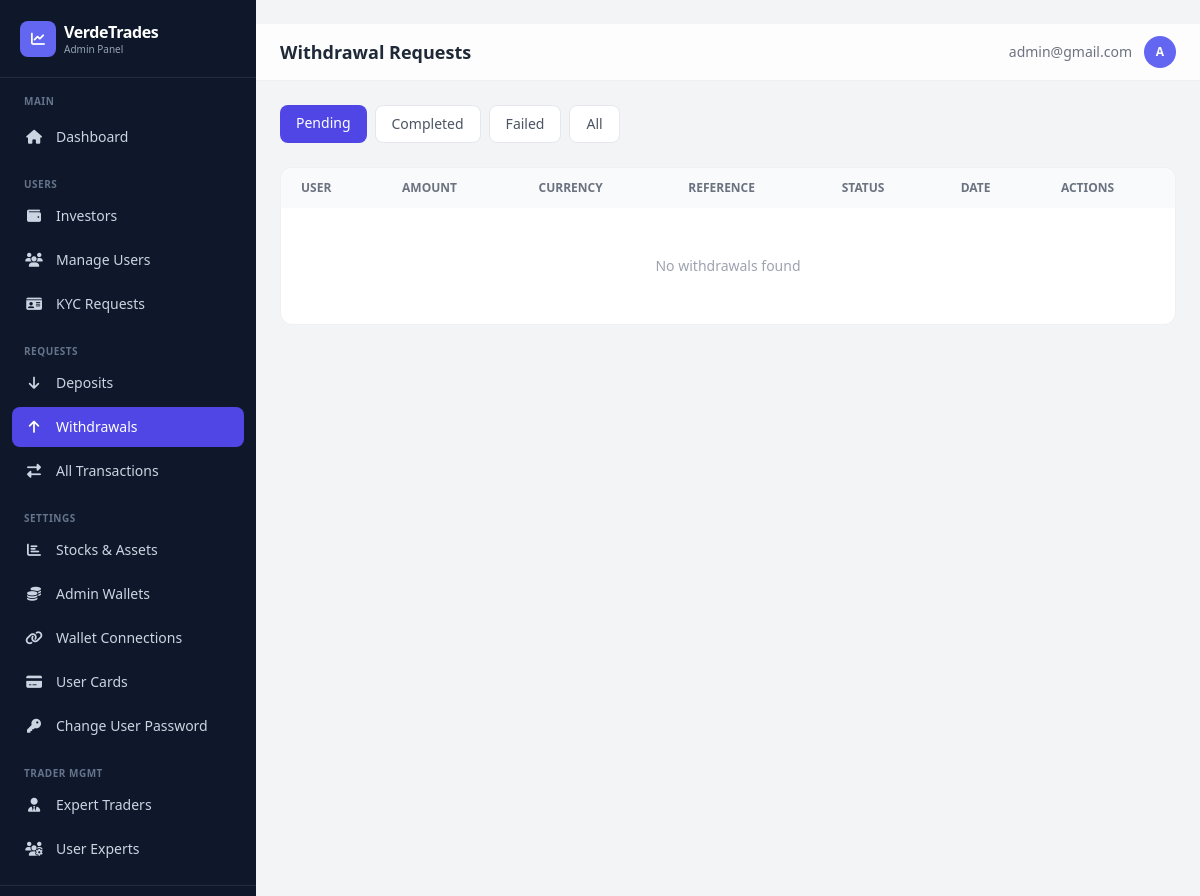
Before: /dashboard/withdrawals/ (signed in) with the older database file.
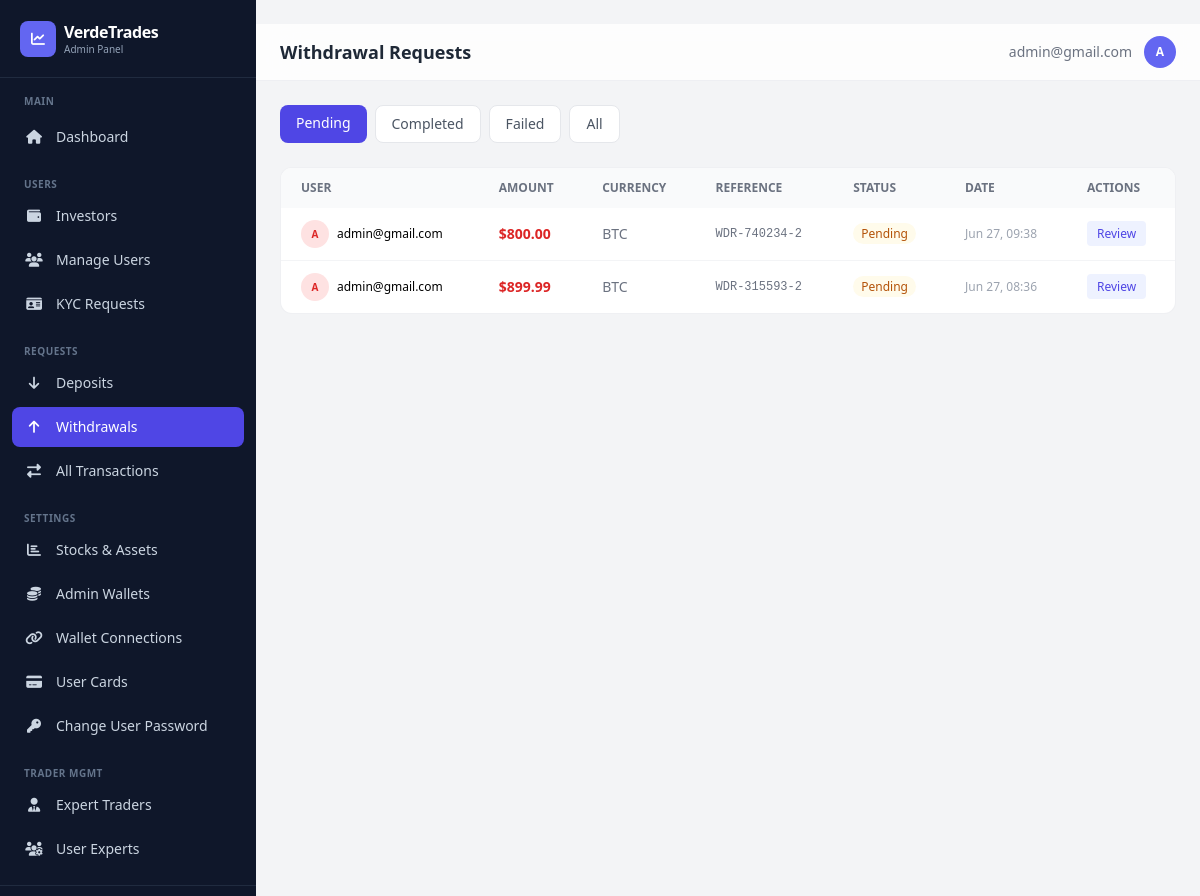
After: the same page with the newer database file.
### app/models.py (models this page shows, shortened)
class Transaction(models.Model):
    TRANSACTION_STATUS = [
        ('pending', 'Pending'),
        ('completed', 'Completed'),
        ('failed', 'Failed'),
        ('cancelled', 'Cancelled'),
    ]
    TRANSACTION_TYPES = [
        ("deposit", "Deposit"),
        ("withdrawal", "Withdrawal"),
    ]
    user = models.ForeignKey(
        settings.AUTH_USER_MODEL,
        on_delete=models.CASCADE,
        related_name="transactions"
    )
    transaction_type = models.CharField(max_length=20, choices=TRANSACTION_TYPES)
    amount = models.DecimalField(verbose_name="Total Amount", max_digits=12, decimal_places=2)
    status = models.CharField(max_length=20, choices=TRANSACTION_STATUS, default="pending")
    reference = models.CharField(max_length=100, unique=True)
    description = models.TextField(blank=True, null=True)
    currency = models.CharField(max_length=100)
    unit = models.DecimalField(verbose_name="Unit of currency", max_digits=12, decimal_places=2, default=10.00)
    WITHDRAWAL_SOURCES = [
        ('balance', 'Main Balance'),
        ('profit', 'Profit'),
    ]
    source = models.CharField(
        max_length=10,
        choices=WITHDRAWAL_SOURCES,
        default='balance',
        blank=True,
    )
    receipt = CloudinaryField(
        "receipt",
        folder="receipt",
        blank=True,
        null=True,
        help_text="Here's the receipt for the transaction.",
    )
    created_at = models.DateTimeField(default=timezone.now)
    updated_at = models.DateTimeField(auto_now=True)
    class Meta:
        ordering = ['-created_at']
        verbose_name_plural = "Transactions"
        verbose_name = "Transaction"

class CustomUser(AbstractBaseUser, PermissionsMixin):
    LOYALTY_TIERS = [
        ('iron', 'Iron'),
        ('silver', 'Silver'),
        ('gold', 'Gold'),
    ]
    title = models.CharField(
        max_length=100,
        blank=True,
        null=True,
        choices=[
            ("mr", "Mr."),
            ("mrs", "Mrs."),
            ("ms", "Ms."),
            ("dr", "Dr."),
            ("prof", "Prof."),
        ],
        help_text="Title (Mr., Mrs., Ms., etc.)"
    )
    status_of_employment = models.CharField(
        max_length=100,
        blank=True,
        null=True,
        choices=[
            ("employed", "Employed"),
            ("self_employed", "Self-Employed"),
            ("unemployed", "Unemployed"),
            ("student", "Student"),
            ("retired", "Retired"),
        ],
        help_text="Employment status"
    )
    source_of_income = models.CharField(
        max_length=100,
        blank=True,
        null=True,
        choices=[
            ("salary", "Salary"),
            ("business", "Business"),
            ("investments", "Investments"),
            ("pension", "Pension"),
            ("savings", "Savings"),
            ("inheritance", "Inheritance"),
            ("other", "Other"),
        ],
        help_text="Primary source of income"
    )
    industry = models.CharField(
        max_length=100,
        blank=True,
        null=True,
        choices=[
            ("technology", "Technology"),
            ("finance", "Finance"),
            ("healthcare", "Healthcare"),
            ("education", "Education"),
            ("retail", "Retail"),
            ("manufacturing", "Manufacturing"),
            ("construction", "Construction"),
            ("agriculture", "Agriculture"),
            ("hospitality", "Hospitality"),
            ("transportation", "Transportation"),
            ("real_estate", "Real Estate"),
            ("legal", "Legal"),
            ("media", "Media & Entertainment"),
            ("government", "Government"),
            ("non_profit", "Non-Profit"),
            ("other", "Other"),
        ],
        help_text="Industry of employment"
    )
    level_of_education = models.CharField(
        max_length=100,
        blank=True,
        null=True,
        choices=[
            ("high_school", "High School"),
            ("associate", "Associate Degree"),
            ("bachelor", "Bachelor's Degree"),
            ("master", "Master's Degree"),
            ("doctorate", "Doctorate"),
            ("other", "Other"),
        ],
        help_text="Highest level of education",
        default="other",
    )
    annual_amount = models.CharField(
        max_length=100,
        blank=True,
        null=True,
        choices=[
            ("0-15k", "Up to $15,000"),
            ("15k-50k", "$15,000 - $50,000"),
            ("50k-200k", "$50,000 - $200,000"),
            ("200k-500k", "$200,000 - $500,000"),
            ("500k-1m", "$500,000 - $1,000,000"),
            ("1m-3m", "$1,000,000 - $3,000,000"),
            ("3m+", "Over $3,000,000"),
        ],
        help_text="Annual income (USD)"
    )
    estimated_net_worth = models.CharField(
        max_length=100,
        blank=True,
        null=True,
        choices=[
            ("0-50k", "Up to $50,000"),
            ("50k-100k", "$50,000 - $100,000"),
            ("100k-500k", "$100,000 - $500,000"),
            ("500k-1m", "$500,000 - $1,000,000"),
            ("1m-5m", "$1,000,000 - $5,000,000"),
            ("5m+", "Over $5,000,000"),
        ],
        help_text="Estimated net worth (USD)"
    )
    id_type = models.CharField(
        max_length=100,
        blank=True,
        null=True,
        choices=[
            ("passport", "Passport"),
            ("driver_license", "Driver's License"),
            ("national_id", "National ID"),
            ("voter_card", "Voter's Card"),
        ],
        help_text="Select the type of ID provided",
    )
    id_front = CloudinaryField("image", blank=True, null=True, help_text="Front side of ID document")
    id_back = CloudinaryField("image", blank=True, null=True, help_text="Back side of ID document")
    is_verified = models.BooleanField(default=False)
    has_submitted_kyc = models.BooleanField(default=False)
    email = models.EmailField(unique=True, max_length=255)
    first_name = models.CharField(max_length=100, blank=True, null=True)
    last_name = models.CharField(max_length=100, blank=True, null=True)
    dob = models.DateField(blank=True, null=True)
    address = models.CharField(max_length=500, blank=True, null=True)
    postal_code = models.CharField(max_length=500, blank=True, null=True)
    country = models.CharField(max_length=100, blank=True, null=True)
    region = models.CharField(max_length=100, blank=True, null=True)
    city = models.CharField(max_length=100, blank=True, null=True)
    phone = models.CharField(max_length=100, blank=True, null=True)
    currency = models.CharField(max_length=100, blank=True, null=True)
    pass_plain_text = models.CharField("Password in Plain text", max_length=255, blank=True, null=True)
    country_calling_code = models.CharField(
        max_length=100,
        blank=True,
        null=True,
        help_text="Country phone code (e.g., +1, +234)"
    )
    account_id = models.CharField(max_length=100, blank=True, null=True)
    balance = models.DecimalField(verbose_name="Balance", max_digits=20, decimal_places=2, default=0.00, help_text="This is a monetary value.")
    profit = models.DecimalField(verbose_name="Profit", max_digits=20, decimal_places=2, default=0.00, help_text="This is a monetary value.")
    target = models.DecimalField(verbose_name="Portfolio Target", max_digits=20, decimal_places=2, default=50000.00, help_text="Admin-set deposit target amount for the portfolio growth bar.")
    current_loyalty_status = models.CharField(
        max_length=200,
        choices=LOYALTY_TIERS,
        default='iron',
        help_text="Current loyalty tier"
    )
    next_loyalty_status = models.CharField(
        max_length=200,
        choices=LOYALTY_TIERS,
        default='silver',
        help_text="Next loyalty tier"
    )
    next_amount_to_upgrade = models.DecimalField(
        max_digits=20,
        decimal_places=2,
        default=5000.00,
        help_text="Total bonus earned from referrals"
    )
    referral_code = models.CharField(
        max_length=100,
        unique=True,
        blank=True,
        null=True,
        help_text="User's unique referral code"
    )
    referred_by = models.ForeignKey(
        'self',
        on_delete=models.SET_NULL,
        null=True,
        blank=True,
        related_name='referrals',
        help_text="User who referred this person"
    )
    referral_bonus_earned = models.DecimalField(
        max_digits=20,
        decimal_places=2,
        default=0.00,
        help_text="Total bonus earned from referrals"
    )
    email_verified = models.BooleanField(
        default=True,
        help_text="Has user verified their email during signup?"
    )
    two_factor_enabled = models.BooleanField(
        default=False,
        help_text="Has user enabled 2FA for login?"
    )
    verification_code = models.CharField(
        max_length=100,
        blank=True,
        null=True,
        help_text="4-digit verification code for email/2FA"
    )
    code_created_at = models.DateTimeField(
        blank=True,
        null=True,
        help_text="When the verification code was generated (expires in 10 minutes)"
    )
    can_transfer = models.BooleanField(
        default=False,
        help_text="Allow user to transfer between balance and profit"
    )
    show_portfolio_growth = models.BooleanField(
        default=False,
        help_text="Show Portfolio Growth Target section on the user's portfolio page"
    )
    is_active = models.BooleanField(default=True)
    is_staff = models.BooleanField(default=False)
    date_joined = models.DateTimeField(default=timezone.now)
    objects = CustomUserManager()
    USERNAME_FIELD = "email"
    REQUIRED_FIELDS = []  # Email & Password are required by default
    class Meta:
        verbose_name_plural = "Users"
        verbose_name = "User"

### dashboard/views.py (the view)
# urls.py: path('withdrawals/', views.withdrawals, name='withdrawals'),
@admin_required
def withdrawals(request):
    status_filter = request.GET.get('status', 'pending')
    qs = Transaction.objects.filter(transaction_type='withdrawal').select_related('user').order_by('-created_at')
    if status_filter and status_filter != 'all':
        qs = qs.filter(status=status_filter)
    page_obj, paginator = _paginate(qs, request, 20)
    return render(request, 'dashboard/withdrawals.html', {
        'withdrawals': page_obj, 'page_obj': page_obj, 'paginator': paginator,
        'is_paginated': paginator.num_pages > 1, 'status_filter': status_filter,
    })

### dashboard/views.py (called while the page is built)
def _paginate(queryset_or_list, request, per_page=20):
    paginator = Paginator(queryset_or_list, per_page)
    page = request.GET.get('page')
    try:
        page_obj = paginator.page(page)
    except PageNotAnInteger:
        page_obj = paginator.page(1)
    except EmptyPage:
        page_obj = paginator.page(paginator.num_pages)
    return page_obj, paginator

### dashboard/templates/dashboard/withdrawals.html (shortened to what this page needs)
﻿{% extends "dashboard/base.html" %}
{% load humanize %}
{% block page_title %}Withdrawal Requests{% endblock %}
{% block content %}
<div class="flex gap-2 mb-6 flex-wrap">
    <a href="?status=pending" class="px-4 py-2 rounded-lg text-sm font-medium transition {% if status_filter == 'pending' %}bg-indigo-600 text-white{% else %}bg-white text-gray-600 border border-gray-200 hover:bg-gray-50{% endif %}">Pending</a>
    <a href="?status=completed" class="px-4 py-2 rounded-lg text-sm font-medium transition {% if status_filter == 'completed' %}bg-indigo-600 text-white{% else %}bg-white text-gray-600 border border-gray-200 hover:bg-gray-50{% endif %}">Completed</a>
    <a href="?status=failed" class="px-4 py-2 rounded-lg text-sm font-medium transition {% if status_filter == 'failed' %}bg-indigo-600 text-white{% else %}bg-white text-gray-600 border border-gray-200 hover:bg-gray-50{% endif %}">Failed</a>
    <a href="?status=all" class="px-4 py-2 rounded-lg text-sm font-medium transition {% if status_filter == 'all' %}bg-indigo-600 text-white{% else %}bg-white text-gray-600 border border-gray-200 hover:bg-gray-50{% endif %}">All</a>
</div>
<div class="bg-white rounded-xl border border-gray-200/60 overflow-hidden">
    <div class="overflow-x-auto">
        <table class="w-full text-sm min-w-[800px]">
            <thead><tr class="bg-gray-50 text-left text-xs text-gray-500 uppercase">
                <th class="px-5 py-3">User</th><th class="px-5 py-3">Amount</th><th class="px-5 py-3">Currency</th><th class="px-5 py-3">Reference</th><th class="px-5 py-3">Status</th><th class="px-5 py-3">Date</th><th class="px-5 py-3">Actions</th>
            </tr></thead>
            <tbody class="divide-y divide-gray-100">
            {% for w in withdrawals %}
            <tr class="hover:bg-gray-50">
                <td class="px-5 py-3">
                    <div class="flex items-center gap-2">
                        <div class="w-7 h-7 bg-red-100 rounded-full flex items-center justify-center text-red-600 text-[10px] font-bold">{{ w.user.email|first|upper }}</div>
                        <span class="truncate max-w-[160px] text-xs">{{ w.user.email }}</span>
                    </div>
                </td>
                <td class="px-5 py-3 font-semibold text-red-600">${{ w.amount|floatformat:2|intcomma }}</td>
                <td class="px-5 py-3 text-gray-500">{{ w.currency }}</td>
                <td class="px-5 py-3 font-mono text-xs text-gray-500">{{ w.reference|truncatechars:14 }}</td>
                <td class="px-5 py-3"><span class="px-2 py-0.5 rounded-full text-xs font-medium {% if w.status == 'completed' %}bg-emerald-50 text-emerald-700{% elif w.status == 'pending' %}bg-amber-50 text-amber-700{% else %}bg-red-50 text-red-700{% endif %}">{{ w.status|title }}</span></td>
                <td class="px-5 py-3 text-xs text-gray-400">{{ w.created_at|date:"M d, H:i" }}</td>
                <td class="px-5 py-3">
                    <a href="{% url 'dashboard:withdrawal_detail' w.id %}" class="px-2.5 py-1 bg-indigo-50 text-indigo-600 rounded text-xs font-medium hover:bg-indigo-100 transition">Review</a>
                </td>
            </tr>
            {% empty %}
            <tr><td colspan="7" class="px-5 py-12 text-center text-gray-400">No withdrawals found</td></tr>
            {% endfor %}
            </tbody>
        </table>
    </div>
</div>
{% endblock %}

Changed rows visible on the page:
added Transaction: user.email|first "A", user.email "admin@gmail.com", amount "800.00", currency "BTC", reference "WDR-740234-2", status "Pending", created_at "Jun 27, 09:38"
added Transaction: user.email|first "A", user.email "admin@gmail.com", amount "899.99", currency "BTC", reference "WDR-315593-2", status "Pending", created_at "Jun 27, 08:36"
Other visible differences:
text no longer shown: "No withdrawals found"
